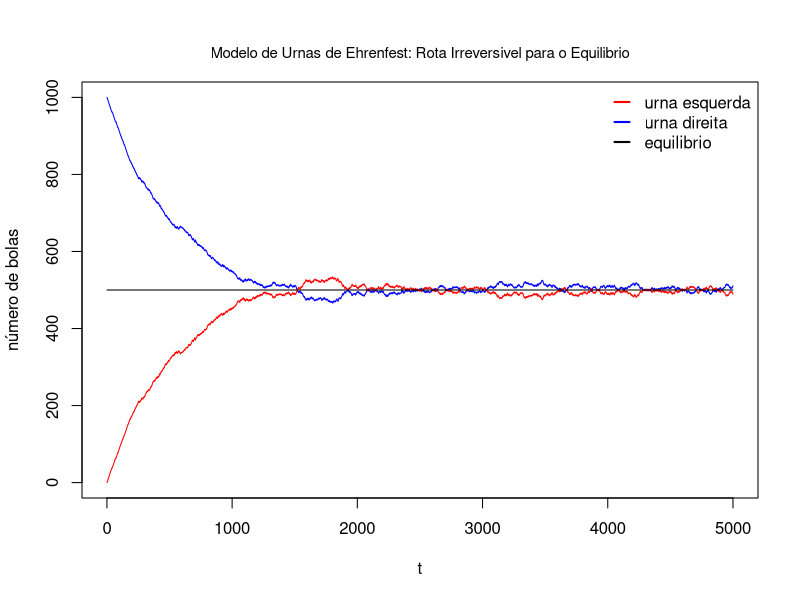

Recreate this plot in R.

x.ne = read.table("ne.txt")
x.nd = read.table("nd.txt")
x.eq = read.table("eq.txt")

time = 1:(dim(x.eq)[1])



png("output_ehrenfest.png", width = 600, height = 500)

plot(time,x.ne[,1],  type="l",col="blue" , cex = 0.8,
	ylim=range(x.ne[,1],x.nd[,1]),xlab="t",ylab="número de bolas" )
lines(time,x.nd[,1], type="l",col="red" )
lines(time,x.eq[,1], type="l",col="black" )

mtext( "Modelo de Urnas de Ehrenfest: Rota Irreversivel para o Equilibrio", side=3, cex=0.9, line=1)


legend("topright", bty="n",
       cex=1.0, seg.len = 1, lty=1, lwd=2,
       col=c("red","blue","black"), 
       legend =c("urna esquerda","urna direita","equilibrio") ) 
       
dev.off()

